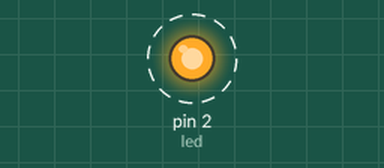
This sketch was run on a simulated Arduino Uno, built with avr-gcc and run on an emulated ATmega328P. On the bench: output pins drawn as LEDs (lit = HIGH). Dashed ring = blinking.

Above: at 0.2 s.
Timing chart, 0 to 3.0 s (numbered marks = the images above):
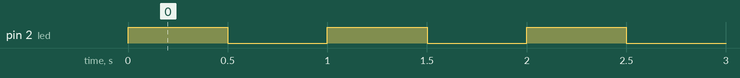

Measured:
- by itself, pin 2 (led): alternates HIGH for 0.50 s and LOW for 0.50 s

The sketch:

lamps.ino
```cpp
int led = 2;  // seu LED está ligado no pino 2

void setup() {
  pinMode(led, OUTPUT);   // configura o pino 2 como saída
}

void loop() {
  digitalWrite(led, HIGH);  // liga o LED
  delay(500);               // espera 500 ms (0,5 s)
  digitalWrite(led, LOW);   // desliga o LED
  delay(500);               // espera mais 0,5 s
}
```
